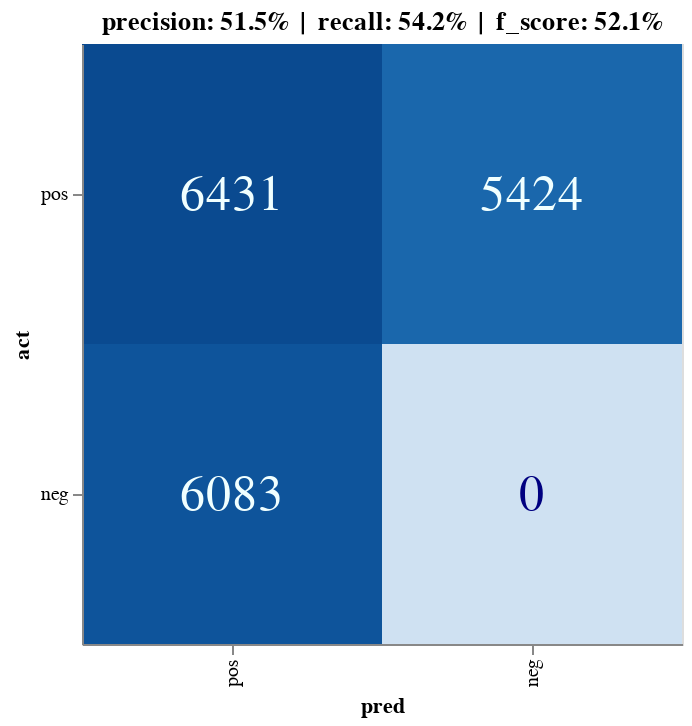

The notebook cell this image was saved under:
### Code cell
plot_conf_matrix(conf, metrics)

### Figure 1 — Vega-Lite specification as saved in the notebook (floating-point values rounded to 4 significant figures)
{"config": {"view": {"continuousWidth": 400, "continuousHeight": 300}}, "layer": [{"mark": "rect", "encoding": {"color": {"field": "tot", "legend": null, "scale": {"scheme": "blues"}, "type": "quantitative"}, "x": {"field": "pred", "scale": {"reverse": true}, "type": "nominal"}, "y": {"field": "act", "scale": {"reverse": true}, "type": "nominal"}}, "height": 300, "title": "precision: 51.5%  |  recall: 54.2%  |  f_score: 52.1%", "width": 300}, {"mark": {"type": "text", "baseline": "middle", "size": 25}, "encoding": {"color": {"condition": {"value": "navy", "test": "datum.tot < 4484"}, "value": "azure"}, "text": {"field": "tot", "type": "quantitative"}, "x": {"field": "pred", "scale": {"reverse": true}, "type": "nominal"}, "y": {"field": "act", "scale": {"reverse": true}, "type": "nominal"}}, "height": 300, "title": "precision: 51.5%  |  recall: 54.2%  |  f_score: 52.1%", "width": 300}], "data": {"name": "data-51afc645325c4082e013f936c121cb6e"}, "$schema": "https://vega.github.io/schema/vega-lite/v4.17.0.json", "datasets": {"data-51afc645325c4082e013f936c121cb6e": [{"pred": "pos", "act": "pos", "tot": 6431.0}, {"pred": "neg", "act": "pos", "tot": 5424.0}, {"pred": "pos", "act": "neg", "tot": 6083.0}, {"pred": "neg", "act": "neg", "tot": 0.0}]}}
